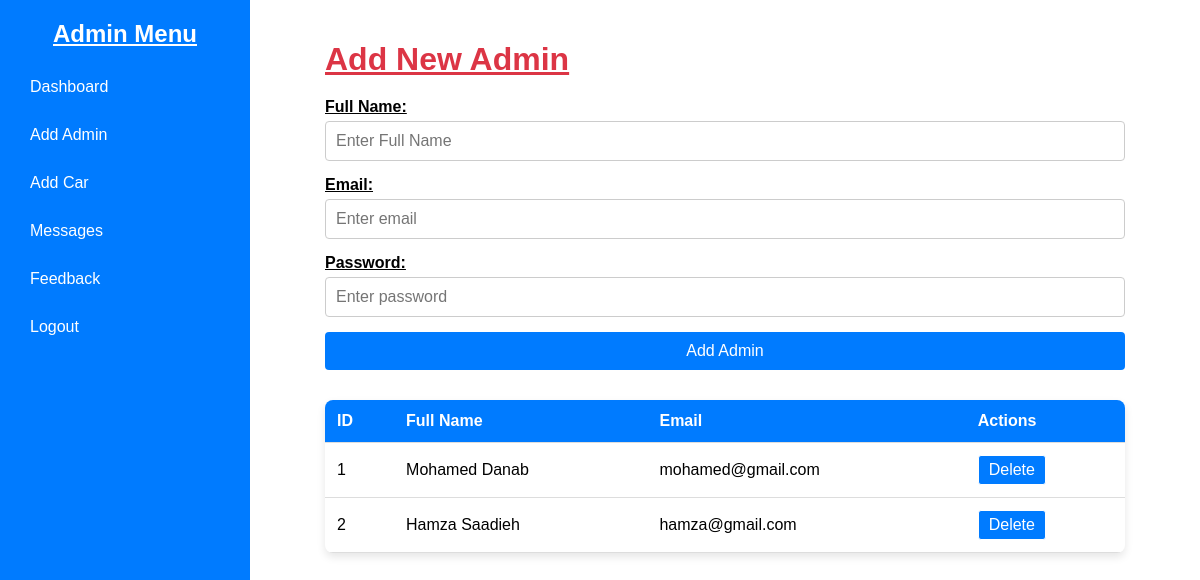
Page /admin/add_admin.php (signed in) on the committed database.
### tables this page shows
CREATE TABLE `add_admin` (
  `id` int(11) NOT NULL,
  `db_FullName` varchar(50) NOT NULL,
  `db_email` varchar(50) NOT NULL,
  `db_password` varchar(50) NOT NULL
);

### admin/add_admin.php (the view, shortened to what this page needs)
<!DOCTYPE html>
<html lang="en">
<head>
    <link rel="stylesheet" href="CSS/style.css">
</head>
<body>
    <div class="sidebar">
        <h2><u>Admin Menu</u></h2>
        <a href="dashboard.php">Dashboard</a>
        <a href="#">Add Admin</a>
        <a href="addCar.php">Add Car</a>
        <a href="messages.php">Messages</a>
        <a href="feedback.php">Feedback</a>
        <a href="logout_action.php">Logout</a>
    </div>
    <div class="main">
        <div class="container">
            <h1><u>Add New Admin</u></h1>
            <form action="Add_Admin_Action.php" method="POST">
                <label for="username"><u>Full Name:</u></label>
                <input type="text" id="username" name="txt_FullName" placeholder="Enter Full Name" required>
                <label for="email"><u>Email:</u></label>
                <input type="email" id="email" name="txt_email" placeholder="Enter email" required>
                <label for="password"><u>Password:</u></label>
                <input type="password" id="password" name="txt_password" placeholder="Enter password" required>
                <button type="submit">Add Admin</button>
            </form>
            <table>
                <thead>
                    <tr>
                        <th>ID</th>
                        <th>Full Name</th>
                        <th>Email</th>
                        <th>Actions</th>
                    </tr>
                </thead>
                <tbody>
                    <tr>
                    <?php
                    include("connection/connection.php");
                    $sql="SELECT * FROM add_admin";
                    $result=mysqli_query($con,$sql);
                    while($row=mysqli_fetch_assoc($result)){
                    echo"<tr>
                   <td>".$row['id']."</td>
                   <td>".$row['db_FullName']."</td>
                   <td>".$row['db_email']."</td>
                   <td><a href=delete.php?ID=".$row['id'].">Delete</a></td>
                </tr>";
}
?>
                    </tr>
                </tbody>
            </table>
        </div>
    </div>
</body>
</html>

### admin/CSS/style.css (style rules this page uses)
body { font-family: Arial, sans-serif; margin: 0; padding: 0; display: flex; height: 100vh; }
.sidebar { background-color: #007bff; width: 250px; color: white; padding: 20px; box-sizing: border-box; }
.sidebar h2 { margin-top: 0; margin-bottom: 20px; font-size: 24px; text-align: center; }
.sidebar a { color: white; text-decoration: none; margin: 10px 0; padding: 10px; display: block; border-radius: 4px; transition: background-color 0.3s; }
.main { flex-grow: 1; padding: 20px; overflow-y: auto; }
.container { max-width: 800px; margin: 0 auto; }
h1 { margin-bottom: 20px; color: #dc3545; }
form { display: flex; flex-direction: column; margin-bottom: 30px; }
form label { margin-bottom: 5px; font-weight: bold; }
form input { margin-bottom: 15px; padding: 10px; border: 1px solid #ccc; border-radius: 4px; font-size: 16px; }
form button { background-color: #007bff; color: white; padding: 10px; border: none; border-radius: 4px; cursor: pointer; font-size: 16px; }
table { width: 100%; border-collapse: collapse; background: white; margin-top: 20px; box-shadow: 0 4px 8px rgba(0, 0, 0, 0.1); border-radius: 8px; overflow: hidden; }
table th, table td { text-align: left; padding: 12px; border-bottom: 1px solid #ddd; }
table th { background: #007bff; color: white; }
table td a { text-decoration: none; border: 1px solid; padding: 5px 10px; border-radius: 3px; color: white; background-color: #007bff; display: inline-block; }

### rows in the picture
add_admin: id "1", db_FullName "Mohamed Danab", db_email "mohamed@gmail.com"
add_admin: id "2", db_FullName "Hamza Saadieh", db_email "hamza@gmail.com"
